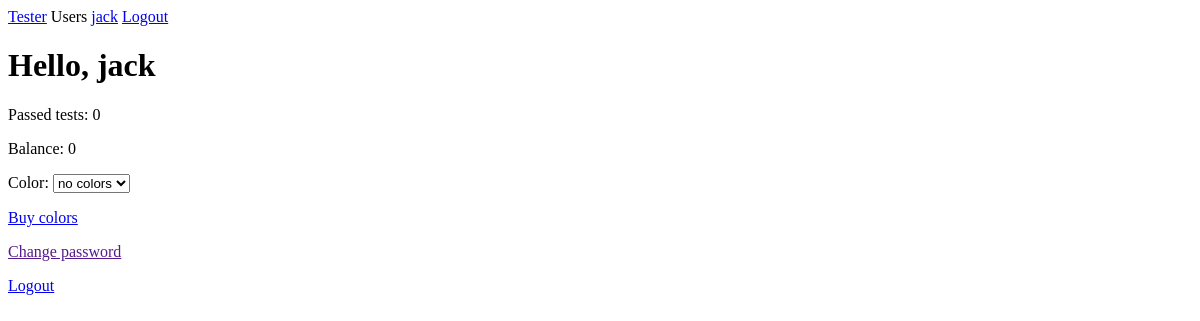
Page /users/profile/1 (signed in) on the earlier database version.
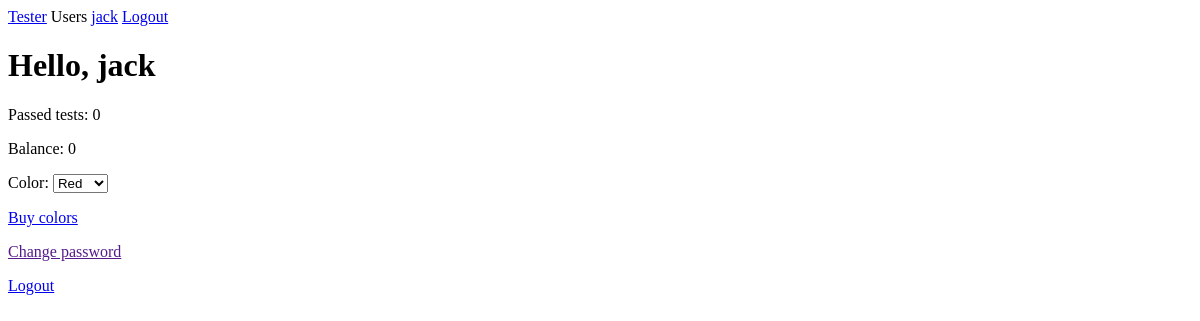
Same page on the later database version.
### users/models.py (models this page shows, shortened)
class User(AbstractUser):
    balance = models.IntegerField(default=0)
    color = models.ForeignKey(to=Color, on_delete=models.CASCADE,
                              related_name='users', null=True, blank=True)
    passed_tests_number = models.IntegerField(default=0)
    colors = models.ManyToManyField(Color)

class Color(models.Model):
    name = models.CharField(verbose_name='Color name', default='', unique=True,
                            max_length=32)
    value = models.IntegerField(default=0, unique=True) # str?
    price = models.IntegerField(default=0)

### users/views.py (the view)
# urls.py: path('profile/<int:pk>', ProfileView.as_view(), name='profile'),
class ProfileView(LoginRequiredMixin, DetailView):
    model = get_user_model()
    template_name = 'users/profile.html'

### users/templates/users/profile.html (shortened to what this page needs)
{% extends "base.html" %}
{% block content %}
    <h1>Hello, {{ request.user.username }}</h1>
    <p>Passed tests: {{ request.user.passed_tests_number }}</p>
    <p>Balance: {{ request.user.balance }}</p>
        <p>
            {% if object.colors.all %}
                <form action="{% url 'users:change_color' %}" method="post">
                    Color:
                    <select type="submit">
                        {% for color in object.colors.all %}
                            <option value="{{ color.value }}"
                                {% if object.color.pk == color.pk %}selected{% endif %}>{{ color.name }}
                            </option>
                        {% endfor %}
                    </select>
                </form>
            {% else %}
                Color:
                <select>
                    <option value="0">no colors</option>
                </select>
            {% endif %}
        </p>
    <p><a href="{% url 'users:colors' %}">Buy colors</a></p>
    <p><a href="">Change password</a></p>
    <p><a href="{% url 'users:logout' %}">Logout</a></p>
{% endblock %}

Differences in the rows shown:
now on this page (row edited): User: color+id "Red"
Other differences:
form field value: "no colors" → (not shown)
